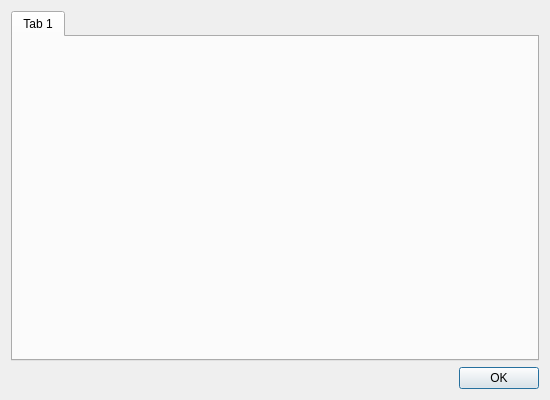
<?xml version="1.0" encoding="UTF-8"?>
<ui version="4.0">
 <class>CInformation</class>
 <widget class="QDialog" name="CInformation">
  <property name="geometry">
   <rect>
    <x>0</x>
    <y>0</y>
    <width>550</width>
    <height>400</height>
   </rect>
  </property>
  <property name="windowTitle">
   <string>Details</string>
  </property>
  <layout class="QGridLayout" name="gridLayout">
   <item row="1" column="0">
    <widget class="QDialogButtonBox" name="buttonBox">
     <property name="orientation">
      <enum>Qt::Horizontal</enum>
     </property>
     <property name="standardButtons">
      <set>QDialogButtonBox::Ok</set>
     </property>
    </widget>
   </item>
   <item row="0" column="0">
    <widget class="QTabWidget" name="tabWidget">
     <property name="currentIndex">
      <number>0</number>
     </property>
     <widget class="QWidget" name="tab">
      <attribute name="title">
       <string>Tab 1</string>
      </attribute>
     </widget>
    </widget>
   </item>
  </layout>
 </widget>
 <resources/>
 <connections>
  <connection>
   <sender>buttonBox</sender>
   <signal>accepted()</signal>
   <receiver>CInformation</receiver>
   <slot>accept()</slot>
   <hints>
    <hint type="sourcelabel">
     <x>248</x>
     <y>254</y>
    </hint>
    <hint type="destinationlabel">
     <x>157</x>
     <y>274</y>
    </hint>
   </hints>
  </connection>
  <connection>
   <sender>buttonBox</sender>
   <signal>rejected()</signal>
   <receiver>CInformation</receiver>
   <slot>reject()</slot>
   <hints>
    <hint type="sourcelabel">
     <x>316</x>
     <y>260</y>
    </hint>
    <hint type="destinationlabel">
     <x>286</x>
     <y>274</y>
    </hint>
   </hints>
  </connection>
 </connections>
</ui>
